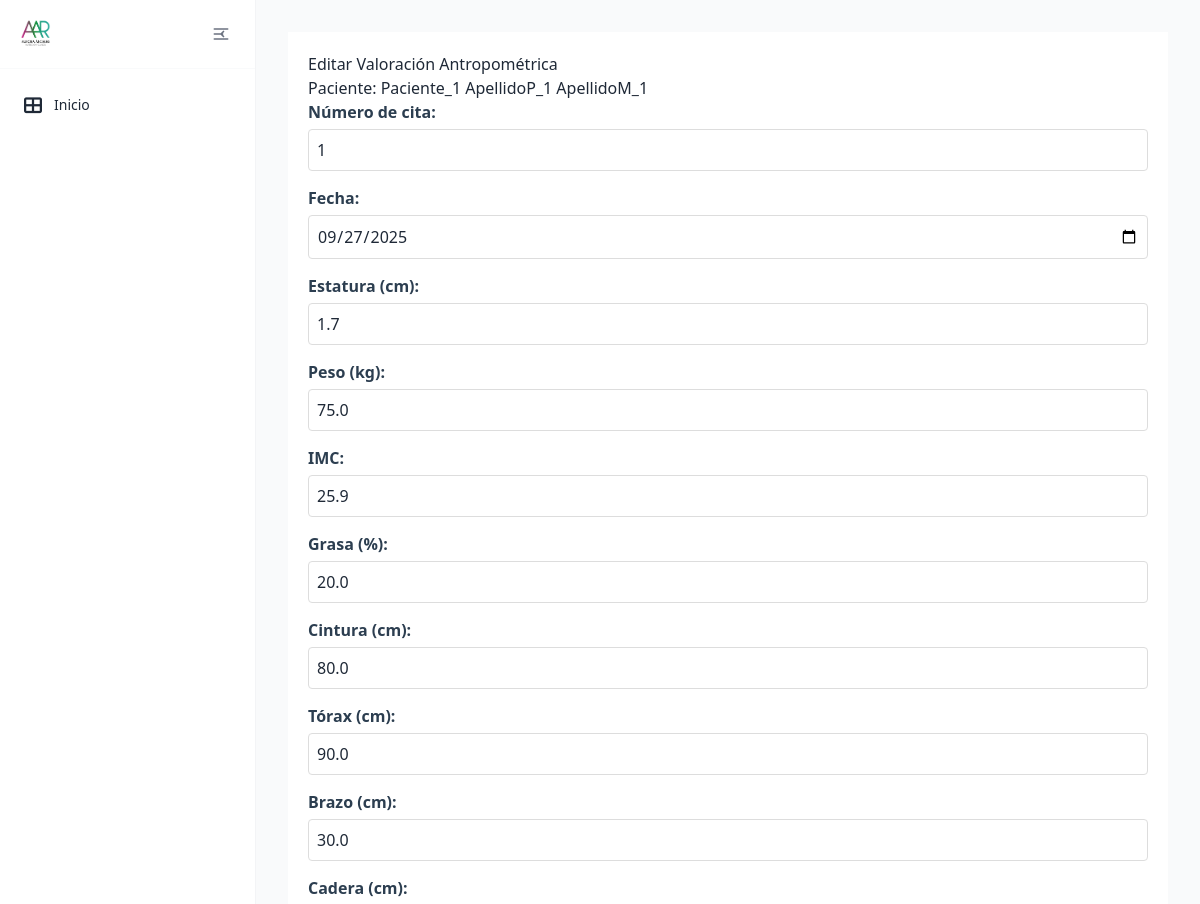
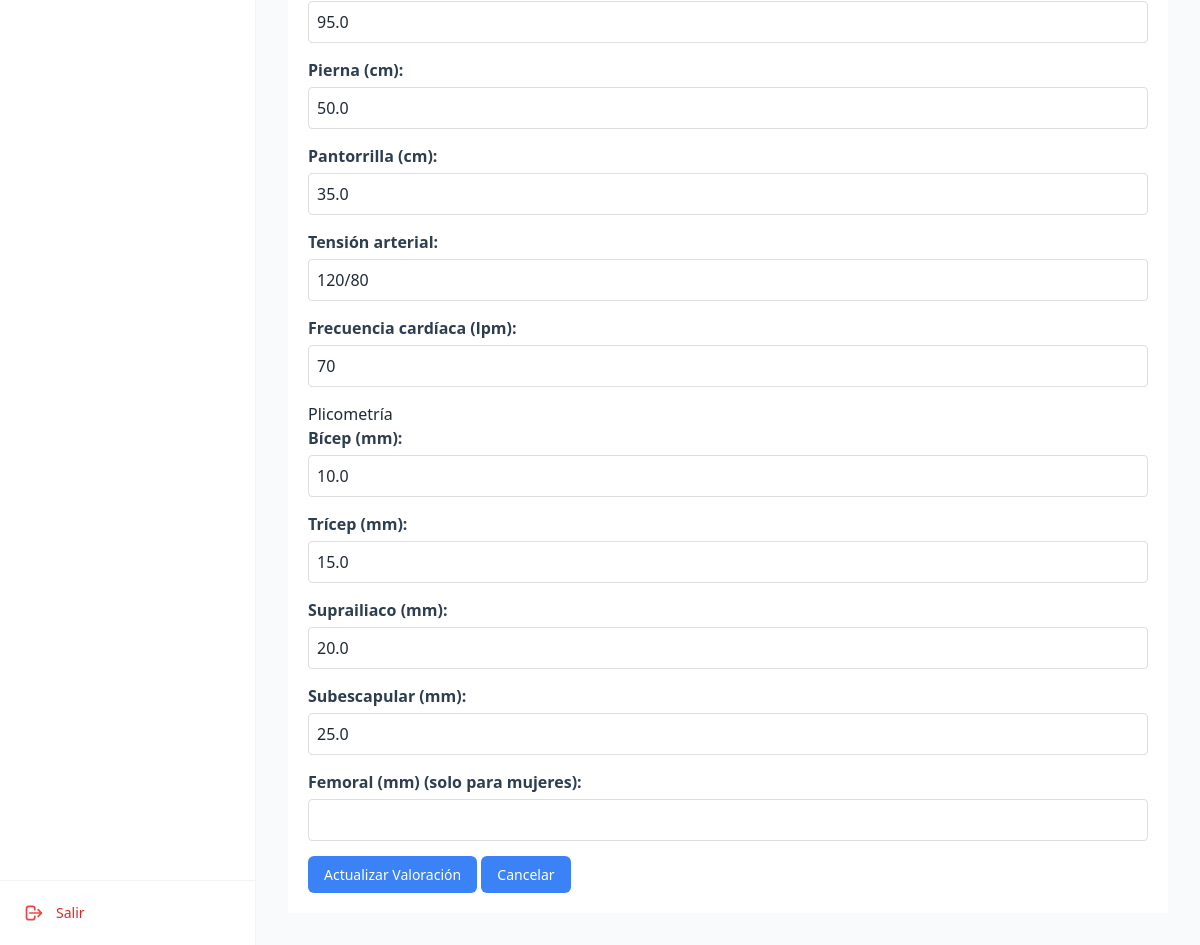
Page /valoraciones/valoraciones/1/editar on the committed database (2 pictures, top to bottom).
### tables this page shows
CREATE TABLE pacientes (
    id INTEGER PRIMARY KEY AUTOINCREMENT,
    nombre TEXT NOT NULL,
    apellido_paterno TEXT NOT NULL,
    apellido_materno TEXT NOT NULL,
    genero TEXT NOT NULL CHECK (genero IN ('hombre', 'mujer')),
    fecha_nacimiento DATE NOT NULL,
    telefono TEXT NOT NULL,
    correo TEXT UNIQUE NOT NULL,
    ciudad TEXT NOT NULL,
    fecha_registro TIMESTAMP DEFAULT CURRENT_TIMESTAMP,
    status TEXT NOT NULL DEFAULT 'activo' CHECK (status IN ('activo', 'inactivo'))
);

CREATE TABLE valoracion_antropometrica (
    id INTEGER PRIMARY KEY AUTOINCREMENT,
    paciente_id INTEGER NOT NULL,
    numero_cita INTEGER NOT NULL,
    fecha DATE NOT NULL,
    estatura FLOAT NOT NULL,
    peso FLOAT NOT NULL,
    imc FLOAT NOT NULL,
    grasa FLOAT NOT NULL,
    cintura FLOAT NOT NULL,
    torax FLOAT NOT NULL,
    brazo FLOAT NOT NULL,
    cadera FLOAT NOT NULL,
    pierna FLOAT NOT NULL,
    pantorrilla FLOAT NOT NULL,
    tension_arterial TEXT NOT NULL,
    frecuencia_cardiaca INTEGER NOT NULL,
    bicep FLOAT NOT NULL,
    tricep FLOAT NOT NULL,
    suprailiaco FLOAT NOT NULL,
    subescapular FLOAT NOT NULL,
    femoral FLOAT,
    porcentaje_grasa TEXT NOT NULL,
    --porcentaje_grasa_fem FLOAT NOT NULL,
    ultima_dieta TEXT,
    FOREIGN KEY (paciente_id) REFERENCES pacientes (id)
);

### app/controllers/valoracion_antropometrica.py (the view, shortened to what this page needs)
@valoracion.route('/valoraciones/<int:valoracion_id>/editar', methods=['GET', 'POST'])
def editar_valoracion(valoracion_id):
    valoracion = ValoracionAntropometrica.obtener_por_id(valoracion_id)
    if not valoracion:
        flash('Valoración no encontrada', 'error')
        return redirect(url_for('valoracion.todas_valoraciones'))
    paciente = Paciente.obtener_por_id(valoracion['paciente_id'])
    return render_template('valoraciones/editar_valoracion.html', valoracion=valoracion, paciente=paciente)

### app/db.py (called while the page is built)
def get_db():
    if 'db' not in g:
        try:
            db_path = os.environ.get('DATABASE_URL', 'pacientes.db')
            g.db = sqlite3.connect(
                db_path,
                detect_types=sqlite3.PARSE_DECLTYPES
            )
            g.db.row_factory = sqlite3.Row
        except sqlite3.Error as e:
            logger.error(f"Error crítico al conectar con la base de datos SQLite: {e}")
            raise e
    return g.db

def query_db(query, args=(), one=False):
    try:
        cur = get_db().execute(query, args)
        rv = cur.fetchall()
        cur.close()
        return (rv[0] if rv else None) if one else rv
    except sqlite3.Error as e:
        logger.error(f"Error al ejecutar query: {query}. Args: {args}. Detalle: {e}")
        raise e

### app/models/paciente.py (called while the page is built)
    @staticmethod
    def obtener_por_id(id):
        return query_db('SELECT * FROM pacientes WHERE id = ?', [id], one=True)

### app/models/valoracion_antropometrica.py (called while the page is built)
    @staticmethod
    def obtener_por_id(valoracion_id):
        return query_db('SELECT * FROM valoracion_antropometrica WHERE id = ?', [valoracion_id], one=True)

### app/templates/valoraciones/editar_valoracion.html (shortened to what this page needs)
{% extends "base/base.html" %}
{% block content %}
<div class="valoracion-container">
    <h2>Editar Valoración Antropométrica</h2>
    <h3>Paciente: {{ paciente['nombre'] }} {{ paciente['apellido_paterno'] }} {{ paciente['apellido_materno'] }}</h3>
    <form id="formValoracion" method="POST">
        <div class="form-group">
            <label for="numero_cita" class="form-label">Número de cita:</label>
            <input type="number" id="numero_cita" name="numero_cita" class="form-input" value="{{ valoracion['numero_cita'] }}" required>
        </div>
        <div class="form-group">
            <label for="fecha" class="form-label">Fecha:</label>
            <input type="date" id="fecha" name="fecha" class="form-input" value="{{ valoracion['fecha'] }}" required>
        </div>
        <div class="form-group">
            <label for="estatura" class="form-label">Estatura (cm):</label>
            <input type="number" id="estatura" name="estatura" step="0.1" class="form-input" value="{{ valoracion['estatura'] }}" required>
        </div>
        <div class="form-group">
            <label for="peso" class="form-label">Peso (kg):</label>
            <input type="number" id="peso" name="peso" step="0.1" class="form-input" value="{{ valoracion['peso'] }}" required>
        </div>
        <div class="form-group">
            <label for="imc" class="form-label">IMC:</label>
            <input type="number" id="imc" name="imc" step="0.01" class="form-input" value="{{ valoracion['imc'] }}" required>
        </div>
        <div class="form-group">
            <label for="grasa" class="form-label">Grasa (%):</label>
            <input type="number" id="grasa" name="grasa" step="0.1" class="form-input" value="{{ valoracion['grasa'] }}" required>
        </div>
        <div class="form-group">
            <label for="cintura" class="form-label">Cintura (cm):</label>
            <input type="number" id="cintura" name="cintura" step="0.1" class="form-input" value="{{ valoracion['cintura'] }}" required>
        </div>
        <div class="form-group">
            <label for="torax" class="form-label">Tórax (cm):</label>
            <input type="number" id="torax" name="torax" step="0.1" class="form-input" value="{{ valoracion['torax'] }}" required>
        </div>
        <div class="form-group">
            <label for="brazo" class="form-label">Brazo (cm):</label>
            <input type="number" id="brazo" name="brazo" step="0.1" class="form-input" value="{{ valoracion['brazo'] }}" required>
        </div>
        <div class="form-group">
            <label for="cadera" class="form-label">Cadera (cm):</label>
            <input type="number" id="cadera" name="cadera" step="0.1" class="form-input" value="{{ valoracion['cadera'] }}" required>
        </div>
        <div class="form-group">
            <label for="pierna" class="form-label">Pierna (cm):</label>
            <input type="number" id="pierna" name="pierna" step="0.1" class="form-input" value="{{ valoracion['pierna'] }}" required>
        </div>
        <div class="form-group">
            <label for="pantorrilla" class="form-label">Pantorrilla (cm):</label>
            <input type="number" id="pantorrilla" name="pantorrilla" step="0.1" class="form-input" value="{{ valoracion['pantorrilla'] }}" required>
        </div>
        <div class="form-group">
            <label for="tension_arterial" class="form-label">Tensión arterial:</label>
            <input type="text" id="tension_arterial" name="tension_arterial" class="form-input" required placeholder="Ej: 120/80" value="{{ valoracion['tension_arterial'] }}" required>
        </div>
        <div class="form-group">
            <label for="frecuencia_cardiaca" class="form-label">Frecuencia cardíaca (lpm):</label>
            <input type="number" id="frecuencia_cardiaca" name="frecuencia_cardiaca" class="form-input" value="{{ valoracion['frecuencia_cardiaca'] }}" required>
        </div>
        <h3>Plicometría</h3>
        <div class="form-group">
            <label for="bicep" class="form-label">Bícep (mm):</label>
            <input type="number" id="bicep" name="bicep" step="0.1" class="form-input" value="{{ valoracion['bicep'] }}" required>
        </div>
        <div class="form-group">
            <label for="tricep" class="form-label">Trícep (mm):</label>
            <input type="number" id="tricep" name="tricep" step="0.1" class="form-input" value="{{ valoracion['tricep'] }}" required>
        </div>
        <div class="form-group">
            <label for="suprailiaco" class="form-label">Suprailiaco (mm):</label>
            <input type="number" id="suprailiaco" name="suprailiaco" step="0.1" class="form-input" value="{{ valoracion['suprailiaco'] }}" required>
        </div>
        <div class="form-group">
            <label for="subescapular" class="form-label">Subescapular (mm):</label>
            <input type="number" id="subescapular" name="subescapular" step="0.1" class="form-input" value="{{ valoracion['subescapular'] }}" required>
        </div>
        <div class="form-group">
            <label for="femoral" class="form-label">Femoral (mm) (solo para mujeres):</label>
            <input type="number" id="femoral" name="femoral" step="0.1" class="form-input" value="{{ valoracion['femoral'] }}">
        </div>
        <button type="submit" class="action-button">Actualizar Valoración</button>
        <a href="{{ url_for('valoracion.detalle_valoracion', valoracion_id=valoracion['id']) }}" class="action-button">Cancelar</a>
    </form>
</div>
{% endblock %}

### app/static/css/components/_forms.css (style rules this page uses)
.form-group { margin-bottom: 1.5rem; }
.form-label { display: block; margin-bottom: 0.5rem; font-weight: 600; color: #2c3e50; }
.form-input { width: 100%; padding: 0.75rem; border: 1px solid #ddd; border-radius: 4px; font-size: 1rem; transition: border-color 0.3s ease; }

### app/static/css/components/_buttons.css (style rules this page uses)
.action-button { display: inline-flex; align-items: center; gap: 0.5rem; padding: 8px 16px; background-color: #3498db; color: white; border: none; border-radius: 4px; text-decoration: none; cursor: pointer; transition: background-color 0.3s; }

### app/static/css/style.css (style rules this page uses)
body { font-family: Arial, sans-serif; margin: 0; padding: 0; color: #2c3e50; }
.form-group { margin-bottom: 15px; }
.form-label { display: block; margin-bottom: 5px; }
.form-input { width: 100%; padding: 8px; border: 1px solid #ddd; border-radius: 4px; }
.action-button { display: inline-flex; align-items: center; padding: 0.5rem 1rem; font-size: 0.875rem; font-weight: 500; border-radius: 0.375rem; background-color: #3b82f6; color: white; text-decoration: none; transition: background-color 0.2s; }
.valoracion-container { max-width: 1200px; margin: 0 auto; padding: 20px; background-color: #fff; }
.action-button { display: inline-flex; align-items: center; gap: 0.5rem; padding: 0.5rem 1rem; background-color: #3b82f6; color: white; border-radius: 0.375rem; text-decoration: none; font-size: 0.875rem; font-weight: 500; transition: background-color 0.2s; }

### rows in the picture
pacientes: nombre "Paciente_1", apellido_paterno "ApellidoP_1", apellido_materno "ApellidoM_1"
valoracion_antropometrica: numero_cita "1", fecha "09/27/2025", estatura "1.7", peso "75.0", imc "25.9", grasa "20.0", cintura "80.0", torax "90.0", brazo "30.0", cadera "95.0", pierna "50.0", pantorrilla "35.0", tension_arterial "120/80", frecuencia_cardiaca "70", bicep "10.0", tricep "15.0", suprailiaco "20.0", subescapular "25.0"
